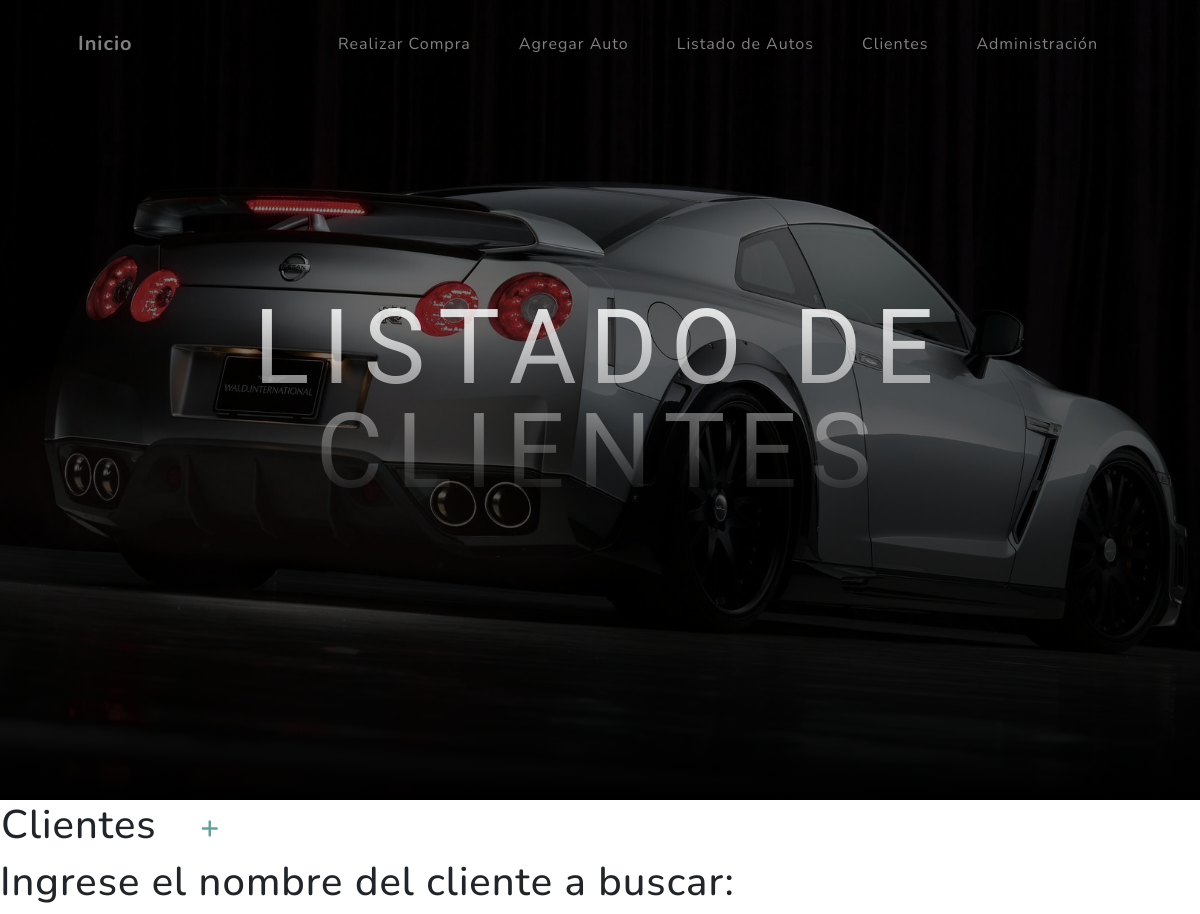
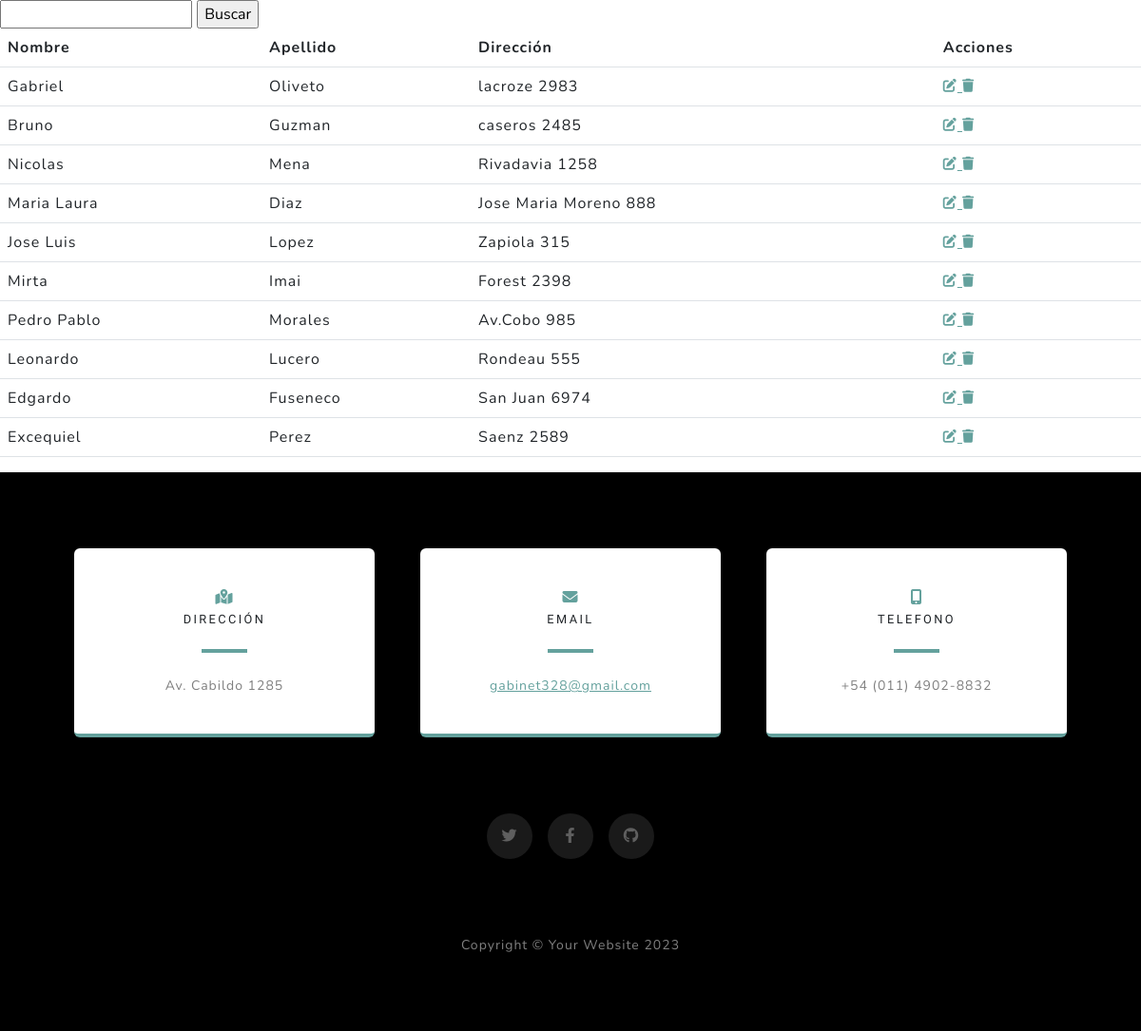
/compras/buscar_cliente/, run on the app's committed database (2 pictures, top to bottom).
### compras/models.py (models this page shows, shortened)
class Cliente(models.Model):
    nombre = models.CharField(max_length=100)
    apellido = models.CharField(max_length=100)
    direccion = models.CharField(max_length=200)

### compras/views.py (the view, shortened to what this page needs)
# urls.py: path("buscar_cliente/", views.buscar_cliente, name="buscar_base"),
def buscar_cliente(request):
    ctx = {"clientes": Cliente.objects.all()}
    return render(request, "compras/buscar_base.html", ctx)

### compras/templates/compras/buscar_base.html (shortened to what this page needs)
{% extends 'compras/index.html' %}
{% load static %}
{% block cabecera %}
Listado de Clientes
{% endblock cabecera %}
{% block contenido %}
<table>
    <tr>
        <td width="200">
            <h1>Clientes</h1>
        </td>
        <td>
            <a href="{% url 'agregar_cliente' %}" class="btn-primary btn-sm">
                <i class="fa fa-plus fa-lg" title="Cargar Cliente"></i>
            </a>
        </td>
    </tr>
</table>
<form method="post">
    <h1><label for="query">Ingrese el nombre del cliente a buscar:</label></h1>
    <input type="text" name="query" apellido="query" id="query" required>
    <input type="submit" value="Buscar">
</form>
{% if clientes %}
<table class="table">
    <thead>
        <tr>
            <th>Nombre</th>
            <th>Apellido</th>
            <th>Dirección</th>
            <th>Acciones</th>
        </tr>
    </thead>
    <tbody>
        {% for cliente in clientes %}
        <tr>
            <td>{{ cliente.nombre }}</td>
            <td>{{ cliente.apellido }}</td>
            <td>{{ cliente.direccion }}</td>
            <td>
                <a href="{% url 'update_cliente' cliente.id %}" class=" btn-primary"
                    style="--bs-btn-padding-y: .25rem; --bs-btn-padding-x: .5rem; --bs-btn-font-size: .75rem;">
                    <i class="fa fa-edit fa-sm" title="Edit Rerord"></i>
                </a>
                <a href="{% url 'delete_cliente' cliente.id %}" class=" btn-danger"
                    style="--bs-btn-padding-y: .25rem; --bs-btn-padding-x: .5rem; --bs-btn-font-size: .75rem;">
                    <i class="fa fa-trash fa-sm" title="Delete Rerord"></i>
                </a>
            </td>
        </tr>
        {% endfor %}
    </tbody>
</table>
{% endif %}
{% endblock contenido %}

### compras/templates/compras/index.html (shortened to what this page needs)
<!DOCTYPE html>
<html lang="en">
<head>
    {% load static %}
    <link rel="stylesheet" href="https://cdnjs.cloudflare.com/ajax/libs/font-awesome/6.4.0/css/all.min.css">
    <link href="{% static 'compras/css/styles.css' %}" rel="stylesheet" />
</head>
<body id="page-top">
    <nav class="navbar navbar-expand-lg navbar-light fixed-top" id="mainNav">
        <div class="container px-4 px-lg-5">
            <a class="navbar-brand" href="{% url 'inicio' %}">Inicio</a>
            <div class="collapse navbar-collapse" id="navbarResponsive">
                <ul class="navbar-nav ms-auto">
                    <li class="nav-item"><a class="nav-link" href="{% url 'realizar_compra' %}">Realizar Compra</a></li>
                    <li class="nav-item"><a class="nav-link" href="{% url 'agregar_auto' %}">Agregar Auto</a></li>
                    <li class="nav-item"><a class="nav-link" href="{% url 'buscar' %}">Listado de Autos</a></li>
                    <li class="nav-item"><a class="nav-link" href="{% url 'buscar_base' %}">Clientes</a></li>
                    <li class="btn-primary"><a class="nav-link" href="{% url 'admin:index' %}">Administración</a></li>
                </ul>
            </div>
        </div>
    </nav>
    <header class="masthead">
        <div class="container px-4 px-lg-5 d-flex h-100 align-items-center justify-content-center">
            <div class="d-flex justify-content-center">
                <div class="text-center">
                    <h1 class="mx-auto my-0 text-uppercase">
                        {% block cabecera %}{% endblock cabecera %}
                    </h1>
                </div>
            </div>
        </div>
    </header>
    {% block contenido %}
    {% endblock contenido %}
    <section class="contact-section bg-black">
        <div class="container px-4 px-lg-5">
            <div class="row gx-4 gx-lg-5">
                <div class="col-md-4 mb-3 mb-md-0">
                    <div class="card py-4 h-100">
                        <div class="card-body text-center">
                            <i class="fas fa-map-marked-alt text-primary mb-2"></i>
                            <h4 class="text-uppercase m-0">Dirección</h4>
                            <hr class="my-4 mx-auto" />
                            <div class="small text-black-50">Av. Cabildo 1285</div>
                        </div>
                    </div>
                </div>
                <div class="col-md-4 mb-3 mb-md-0">
                    <div class="card py-4 h-100">
                        <div class="card-body text-center">
                            <i class="fas fa-envelope text-primary mb-2"></i>
                            <h4 class="text-uppercase m-0">Email</h4>
                            <hr class="my-4 mx-auto" />
                            <div class="small text-black-50"><a href="#!">gabinet328@gmail.com</a></div>
                        </div>
                    </div>
                </div>
                <div class="col-md-4 mb-3 mb-md-0">
                    <div class="card py-4 h-100">
                        <div class="card-body text-center">
                            <i class="fas fa-mobile-alt text-primary mb-2"></i>
                            <h4 class="text-uppercase m-0">Telefono</h4>
                            <hr class="my-4 mx-auto" />
                            <div class="small text-black-50">+54 (011) 4902-8832</div>
                        </div>
                    </div>
                </div>
            </div>
            <div class="social d-flex justify-content-center">
                <a class="mx-2" href="#!"><i class="fab fa-twitter"></i></a>
                <a class="mx-2" href="#!"><i class="fab fa-facebook-f"></i></a>
                <a class="mx-2" href="#!"><i class="fab fa-github"></i></a>
            </div>
        </div>
    </section>
    <footer class="footer bg-black small text-center text-white-50">
        <div class="container px-4 px-lg-5">Copyright &copy; Your Website 2023</div>
    </footer>
</body>
</html>

### data on the page
Cliente: nombre "Gabriel", apellido "Oliveto", direccion "lacroze 2983"
Cliente: nombre "Bruno", apellido "Guzman", direccion "caseros 2485"
Cliente: nombre "Nicolas", apellido "Mena", direccion "Rivadavia 1258"
Cliente: nombre "Maria Laura", apellido "Diaz", direccion "Jose Maria Moreno 888"
Cliente: nombre "Jose Luis", apellido "Lopez", direccion "Zapiola 315"
Cliente: nombre "Mirta", apellido "Imai", direccion "Forest 2398"
Cliente: nombre "Pedro Pablo", apellido "Morales", direccion "Av.Cobo 985"
Cliente: nombre "Leonardo", apellido "Lucero", direccion "Rondeau 555"
Cliente: nombre "Edgardo", apellido "Fuseneco", direccion "San Juan 6974"
Cliente: nombre "Excequiel", apellido "Perez", direccion "Saenz 2589"
